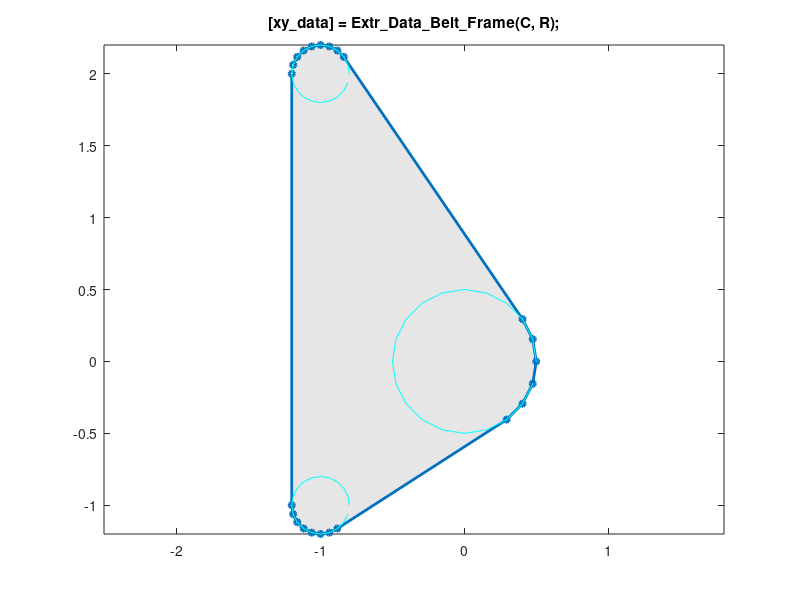

Write MATLAB code to recreate this figure.
function [xy_data] = Extr_Data_Belt_Frame(C, R, varargin)
%Extr_Data_Belt_Frame Produce extrusion data for a cam formed from two circles.
%   [xy_data] = Extr_Data_Cam_Circles(rad1, rad2, d, radh1, radh2)
%   This function returns x-y data for a cam formed from two circles
%   that are connected by lines tangent to the circles.
%
%   You can specify:
%       Radius, circle 1                       rad1
%       Radius, circle 2                       rad2
%       Radius, circle 3                       rad3
%       Distance between lower holes           L
%       Distance from line connecting          H
%        lower holes to uppper hole     
%       Top hole offset (0-1)*L          xL
%       Radius of hole at center of circle 1   radh1
%       Radius of hole at center of circle 2   radh2
%       Radius of hole at center of circle 3   radh3
%
%   To see a plot showing parameter values, enter the name
%   of the function with no arguments
%   >> Extr_Data_Triangle_RoundCorners
%
%   To see a plot created with your parameter values,
%   add 'plot' as the final argument
%   >> Extr_Data_Triangle_RoundCorners(4,3,5,1,0,'plot')

% Copyright 2012-2024 The MathWorks, Inc.

% Default data to show diagram
if (nargin == 0)
  C = [0 0;-1 -1;-1 2];
  R = [0.5;0.2;0.2];
end

% Check if plot should be produced
if (isempty(varargin))
    showplot = 'n';
else
    showplot = varargin;
end

% Create sets of points for all rollers

npts     = 20;
thetaSet = linspace(0,360-360/npts,npts);
unitCircle = [cosd(thetaSet)'  sind(thetaSet)'];

ptset = [];
for i = 1:length(R)
    ptset = [ptset;unitCircle*R(i)+C(i,:)];
end

k = convhull(ptset);

xy_data = ptset(k(1:end-1),:);

% Plot diagram to show parameters and extrusion
if (nargin == 0 || strcmpi(showplot,'plot'))
    
    % Figure name
    figString = ['h1_' mfilename];
    % Only create a figure if no figure exists
    figExist = 0;
    fig_hExist = evalin('base',['exist(''' figString ''')']);
    if (fig_hExist)
        figExist = evalin('base',['ishandle(' figString ') && strcmp(get(' figString ', ''type''), ''figure'')']);
    end
    if ~figExist
        fig_h = figure('Name',figString);
        assignin('base',figString,fig_h);
    else
        fig_h = evalin('base',figString);
    end
    figure(fig_h)
    clf(fig_h)
    
    % Plot extrusion data
    patch(xy_data(:,1),xy_data(:,2),[1 1 1]*0.90,'EdgeColor','none');
    hold on
    plot(xy_data(:,1),xy_data(:,2),'-','Marker','o','MarkerSize',4,'LineWidth',2);
    
    for i = 1:length(R)
        ptset = unitCircle*R(i)+C(i,:);
        plot(ptset(:,1),ptset(:,2),'c')
    end    
    title(['[xy\_data] = Extr\_Data\_Belt\_Frame(C, R);']);
    hold off
    box on
    axis('equal');
    clear xy_data
end
